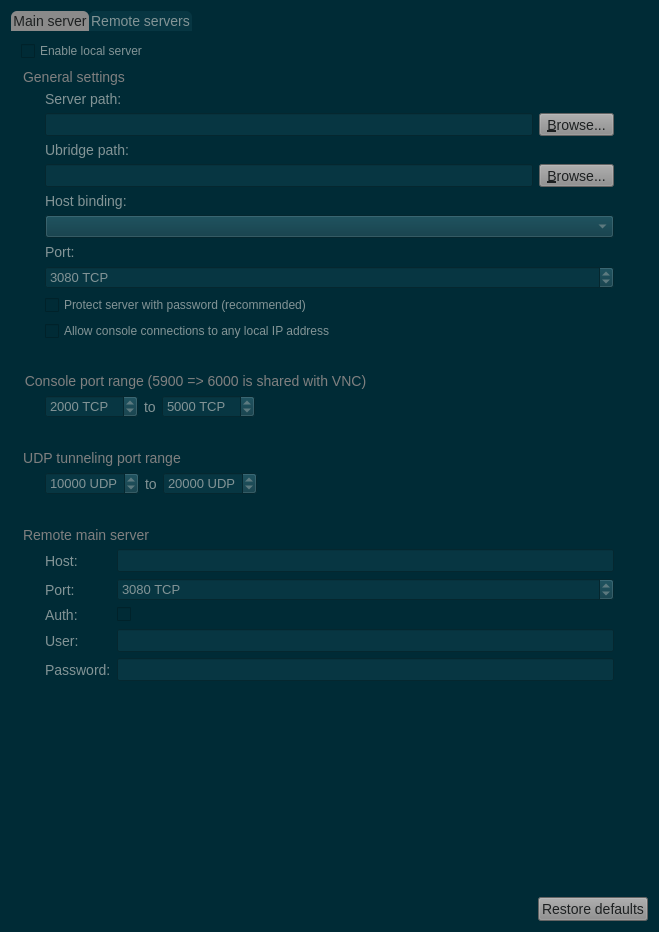
<?xml version="1.0" encoding="UTF-8"?>
<ui version="4.0">
 <class>ServerPreferencesPageWidget</class>
 <widget class="QWidget" name="ServerPreferencesPageWidget">
  <property name="geometry">
   <rect>
    <x>0</x>
    <y>0</y>
    <width>659</width>
    <height>932</height>
   </rect>
  </property>
  <property name="sizePolicy">
   <sizepolicy hsizetype="MinimumExpanding" vsizetype="MinimumExpanding">
    <horstretch>0</horstretch>
    <verstretch>0</verstretch>
   </sizepolicy>
  </property>
  <property name="minimumSize">
   <size>
    <width>0</width>
    <height>0</height>
   </size>
  </property>
  <property name="windowTitle">
   <string>Server</string>
  </property>
  <property name="styleSheet">
   <string notr="true">QWidget{
	background-color: #002b36;
}
QMenuBar::item{
	background-color: #002b36;
}
QDockWidget::title{
	background: #073642;
	padding-left: 5px;
}
QDockWidget, QMenuBar{
    color: #839496;
    font: bold 14px;
}
QTextEdit, QPlainTextEdit, QLineEdit, QSpinBox, QComboBox {
  background-color: #073642;
  font: 13px;
  color: #839496;
}
QTextEdit#uiConsoleTextEdit {
  background-color: #002b36;
  color: #839496;
  font: 13px;
}
QTabWidget {
	font: 14px;
	border-top: 2px;
}
QTabBar::tab {
    background: #073642;
    color: #839496;
    min-width: 8ex;
    padding: 2px;
	border-top-right-radius: 6px;
	border-top-left-radius: 6px;
}
QTabBar::tab:selected {
    background: #8a8a8a;
	color: #1d2021;
}
QGroupBox {
    color: #808080;
    font: 14px;
    padding: 15px;
    border-style: none;
}
QMainWindow::separator {
	background: #073642;
	width: 1px;
	height: 1px;
}
QComboBox {
	selection-background-color: #d75f00;
	selection-color: #1c1c1c;
}

QToolBar{
	background: #073642;
	border: 0px;
}
QPushButton {
	background-color: #8a8a8a;
    color: #1d2021;
	font: 14px;
}
QToolButton {
	background-color: #8a8a8a;
    color: #1d2021;
	font: 14px;
}
QTreeWidget, QListWidget {
	background-color: #002b36;
	color: #839496;
    alternate-background-color: #073642;
	font: 14px;
}
QTreeWidget#uiTreeWidget {
	background-color: #073642;
	color: #839496;
	font: bold 16px;
}
QTreeWidget::item:selected, QTreeWidget::item:hover, QMenu::item:selected,QToolButton::hover,QPushButton::hover,QTabBar::tab:hover {
	background-color: #d75f00;
	color: #1c1c1c;
}
QMenu {
	background-color: #002b36;
    color: #839496;
}
QLabel {
	color: #839496;
	font: 14px;
}
QLabel#uiTitleLabel {
	color: #839496;
	font: bold 16px;
}

QAbstractScrollArea::corner {
    background: #002b36;
}
QScrollBar::handle:horizontal {
    background: #073642;
    min-width: 20px;
}
QScrollBar::handle:vertical {
    background: #073642;
    min-width: 20px;
}
QScrollBar:vertical {
    width: 6px;
}
QScrollBar:horizontal {
    height: 6px;
}
QScrollBar::up-arrow:vertical, QScrollBar::down-arrow:vertical, QScrollBar::down-arrow:horizontal, QScrollBar::up-arrow:horizontal { 
	border: 0px;
    height: 0px; 
    width: 0px; 
}
         
QScrollBar::add-page:horizontal, QScrollBar::sub-page:horizontal, QScrollBar::add-page:vertical, QScrollBar::sub-page:vertical {
  background: none
}
QStatusBar {
	background-color: #073642;
	color: #839496;
}

QRadioButton, QCheckBox {
  color: #839496;
}
QRadioButton::disabled, QCheckBox::disabled {
  color: gray;
}


</string>
  </property>
  <layout class="QVBoxLayout" name="verticalLayout_2">
   <item>
    <widget class="QTabWidget" name="uiServerPreferenceTabWidget">
     <property name="sizePolicy">
      <sizepolicy hsizetype="MinimumExpanding" vsizetype="MinimumExpanding">
       <horstretch>0</horstretch>
       <verstretch>0</verstretch>
      </sizepolicy>
     </property>
     <property name="maximumSize">
      <size>
       <width>16777215</width>
       <height>16777215</height>
      </size>
     </property>
     <property name="currentIndex">
      <number>0</number>
     </property>
     <widget class="QWidget" name="uiLocalTabWidget">
      <property name="sizePolicy">
       <sizepolicy hsizetype="Preferred" vsizetype="MinimumExpanding">
        <horstretch>0</horstretch>
        <verstretch>0</verstretch>
       </sizepolicy>
      </property>
      <attribute name="title">
       <string>Main server</string>
      </attribute>
      <layout class="QVBoxLayout" name="verticalLayout_3">
       <property name="margin">
        <number>10</number>
       </property>
       <item>
        <widget class="QCheckBox" name="uiLocalServerAutoStartCheckBox">
         <property name="sizePolicy">
          <sizepolicy hsizetype="Minimum" vsizetype="Fixed">
           <horstretch>0</horstretch>
           <verstretch>0</verstretch>
          </sizepolicy>
         </property>
         <property name="minimumSize">
          <size>
           <width>0</width>
           <height>0</height>
          </size>
         </property>
         <property name="text">
          <string>Enable local server</string>
         </property>
         <property name="checked">
          <bool>false</bool>
         </property>
        </widget>
       </item>
       <item>
        <widget class="QGroupBox" name="uiGeneralSettingsGroupBox">
         <property name="title">
          <string>General settings</string>
         </property>
         <layout class="QGridLayout" name="gridLayout">
          <property name="sizeConstraint">
           <enum>QLayout::SetMinimumSize</enum>
          </property>
          <item row="1" column="0">
           <widget class="QLabel" name="uiLocalServerPathLabel">
            <property name="text">
             <string>Server path:</string>
            </property>
           </widget>
          </item>
          <item row="2" column="0">
           <layout class="QHBoxLayout" name="horizontalLayout">
            <item>
             <widget class="QLineEdit" name="uiLocalServerPathLineEdit"/>
            </item>
            <item>
             <widget class="QToolButton" name="uiLocalServerToolButton">
              <property name="text">
               <string>&amp;Browse...</string>
              </property>
              <property name="toolButtonStyle">
               <enum>Qt::ToolButtonTextOnly</enum>
              </property>
             </widget>
            </item>
           </layout>
          </item>
          <item row="3" column="0">
           <widget class="QLabel" name="uiUbridgePathLabel">
            <property name="text">
             <string>Ubridge path:</string>
            </property>
           </widget>
          </item>
          <item row="4" column="0">
           <layout class="QHBoxLayout" name="horizontalLayout_5">
            <item>
             <widget class="QLineEdit" name="uiUbridgePathLineEdit"/>
            </item>
            <item>
             <widget class="QToolButton" name="uiUbridgeToolButton">
              <property name="text">
               <string>&amp;Browse...</string>
              </property>
              <property name="toolButtonStyle">
               <enum>Qt::ToolButtonTextOnly</enum>
              </property>
             </widget>
            </item>
           </layout>
          </item>
          <item row="5" column="0">
           <widget class="QLabel" name="uiLocalServerHostLabel">
            <property name="text">
             <string>Host binding:</string>
            </property>
           </widget>
          </item>
          <item row="6" column="0">
           <widget class="QComboBox" name="uiLocalServerHostComboBox"/>
          </item>
          <item row="7" column="0">
           <widget class="QLabel" name="uiLocalServerPortLabel">
            <property name="text">
             <string>Port:</string>
            </property>
           </widget>
          </item>
          <item row="8" column="0">
           <widget class="QSpinBox" name="uiLocalServerPortSpinBox">
            <property name="suffix">
             <string notr="true"> TCP</string>
            </property>
            <property name="maximum">
             <number>65535</number>
            </property>
            <property name="value">
             <number>3080</number>
            </property>
           </widget>
          </item>
          <item row="10" column="0">
           <widget class="QCheckBox" name="uiConsoleConnectionsToAnyIPCheckBox">
            <property name="text">
             <string>Allow console connections to any local IP address</string>
            </property>
           </widget>
          </item>
          <item row="9" column="0">
           <widget class="QCheckBox" name="uiLocalServerAuthCheckBox">
            <property name="text">
             <string>Protect server with password (recommended)</string>
            </property>
           </widget>
          </item>
         </layout>
        </widget>
       </item>
       <item>
        <widget class="QGroupBox" name="uiConsolePortRangeGroupBox">
         <property name="title">
          <string>Console port range (5900 =&gt; 6000 is shared with VNC)</string>
         </property>
         <layout class="QGridLayout" name="gridLayout_4">
          <item row="0" column="0">
           <widget class="QSpinBox" name="uiConsoleStartPortSpinBox">
            <property name="suffix">
             <string notr="true"> TCP</string>
            </property>
            <property name="maximum">
             <number>65535</number>
            </property>
            <property name="value">
             <number>2000</number>
            </property>
           </widget>
          </item>
          <item row="0" column="1">
           <widget class="QLabel" name="uiConsolePortRangeLabel">
            <property name="text">
             <string>to</string>
            </property>
           </widget>
          </item>
          <item row="0" column="2">
           <widget class="QSpinBox" name="uiConsoleEndPortSpinBox">
            <property name="suffix">
             <string notr="true"> TCP</string>
            </property>
            <property name="maximum">
             <number>65535</number>
            </property>
            <property name="value">
             <number>5000</number>
            </property>
           </widget>
          </item>
          <item row="0" column="3">
           <spacer name="horizontalSpacer_2">
            <property name="orientation">
             <enum>Qt::Horizontal</enum>
            </property>
            <property name="sizeHint" stdset="0">
             <size>
              <width>225</width>
              <height>20</height>
             </size>
            </property>
           </spacer>
          </item>
         </layout>
        </widget>
       </item>
       <item>
        <widget class="QGroupBox" name="uiUDPPortRangeGroupBox">
         <property name="title">
          <string>UDP tunneling port range</string>
         </property>
         <layout class="QHBoxLayout" name="horizontalLayout_8">
          <item>
           <widget class="QSpinBox" name="uiUDPStartPortSpinBox">
            <property name="suffix">
             <string notr="true"> UDP</string>
            </property>
            <property name="maximum">
             <number>65535</number>
            </property>
            <property name="value">
             <number>10000</number>
            </property>
           </widget>
          </item>
          <item>
           <widget class="QLabel" name="uiUDPPortRangeLabel">
            <property name="text">
             <string>to</string>
            </property>
           </widget>
          </item>
          <item>
           <widget class="QSpinBox" name="uiUDPEndPortSpinBox">
            <property name="suffix">
             <string notr="true"> UDP</string>
            </property>
            <property name="maximum">
             <number>65535</number>
            </property>
            <property name="value">
             <number>20000</number>
            </property>
           </widget>
          </item>
          <item>
           <spacer name="horizontalSpacer_4">
            <property name="orientation">
             <enum>Qt::Horizontal</enum>
            </property>
            <property name="sizeHint" stdset="0">
             <size>
              <width>40</width>
              <height>20</height>
             </size>
            </property>
           </spacer>
          </item>
         </layout>
        </widget>
       </item>
       <item>
        <widget class="QGroupBox" name="uiRemoteMainServerGroupBox">
         <property name="title">
          <string>Remote main server</string>
         </property>
         <layout class="QFormLayout" name="formLayout">
          <property name="fieldGrowthPolicy">
           <enum>QFormLayout::ExpandingFieldsGrow</enum>
          </property>
          <item row="0" column="0">
           <widget class="QLabel" name="label_2">
            <property name="text">
             <string>Host:</string>
            </property>
           </widget>
          </item>
          <item row="0" column="1">
           <widget class="QLineEdit" name="uiRemoteMainServerHostLineEdit"/>
          </item>
          <item row="1" column="0">
           <widget class="QLabel" name="label_3">
            <property name="text">
             <string>Port:</string>
            </property>
           </widget>
          </item>
          <item row="1" column="1">
           <widget class="QSpinBox" name="uiRemoteMainServerPortSpinBox">
            <property name="sizePolicy">
             <sizepolicy hsizetype="Expanding" vsizetype="Preferred">
              <horstretch>0</horstretch>
              <verstretch>0</verstretch>
             </sizepolicy>
            </property>
            <property name="suffix">
             <string> TCP</string>
            </property>
            <property name="maximum">
             <number>65535</number>
            </property>
            <property name="value">
             <number>3080</number>
            </property>
           </widget>
          </item>
          <item row="3" column="0">
           <widget class="QLabel" name="label">
            <property name="text">
             <string>Auth:</string>
            </property>
           </widget>
          </item>
          <item row="3" column="1">
           <widget class="QCheckBox" name="uiRemoteMainServerAuthCheckBox">
            <property name="text">
             <string/>
            </property>
           </widget>
          </item>
          <item row="4" column="0">
           <widget class="QLabel" name="label_4">
            <property name="text">
             <string>User:</string>
            </property>
           </widget>
          </item>
          <item row="4" column="1">
           <widget class="QLineEdit" name="uiRemoteMainServerUserLineEdit"/>
          </item>
          <item row="5" column="0">
           <widget class="QLabel" name="label_5">
            <property name="text">
             <string>Password:</string>
            </property>
           </widget>
          </item>
          <item row="5" column="1">
           <widget class="QLineEdit" name="uiRemoteMainServerPasswordLineEdit">
            <property name="echoMode">
             <enum>QLineEdit::Password</enum>
            </property>
           </widget>
          </item>
         </layout>
        </widget>
       </item>
       <item>
        <spacer name="verticalSpacer">
         <property name="orientation">
          <enum>Qt::Vertical</enum>
         </property>
         <property name="sizeHint" stdset="0">
          <size>
           <width>20</width>
           <height>5</height>
          </size>
         </property>
        </spacer>
       </item>
      </layout>
      <zorder>uiGeneralSettingsGroupBox</zorder>
      <zorder>uiConsolePortRangeGroupBox</zorder>
      <zorder>uiUDPPortRangeGroupBox</zorder>
      <zorder>uiLocalServerAutoStartCheckBox</zorder>
      <zorder>verticalSpacer</zorder>
      <zorder>uiRemoteMainServerGroupBox</zorder>
     </widget>
     <widget class="QWidget" name="uiRemoteTabWidget">
      <property name="sizePolicy">
       <sizepolicy hsizetype="Preferred" vsizetype="MinimumExpanding">
        <horstretch>0</horstretch>
        <verstretch>0</verstretch>
       </sizepolicy>
      </property>
      <attribute name="title">
       <string>Remote servers</string>
      </attribute>
      <layout class="QGridLayout" name="gridLayout_5">
       <property name="margin">
        <number>10</number>
       </property>
       <item row="0" column="0" colspan="2">
        <widget class="QTreeWidget" name="uiRemoteServersTreeWidget">
         <property name="sizePolicy">
          <sizepolicy hsizetype="MinimumExpanding" vsizetype="MinimumExpanding">
           <horstretch>0</horstretch>
           <verstretch>0</verstretch>
          </sizepolicy>
         </property>
         <property name="columnCount">
          <number>5</number>
         </property>
         <column>
          <property name="text">
           <string>Name</string>
          </property>
         </column>
         <column>
          <property name="text">
           <string notr="true">Protocol</string>
          </property>
         </column>
         <column>
          <property name="text">
           <string notr="true">Host</string>
          </property>
         </column>
         <column>
          <property name="text">
           <string notr="true">Port</string>
          </property>
         </column>
         <column>
          <property name="text">
           <string>User</string>
          </property>
         </column>
        </widget>
       </item>
       <item row="1" column="0" colspan="2">
        <layout class="QHBoxLayout" name="horizontalLayout_3">
         <item>
          <widget class="QPushButton" name="uiAddRemoteServerPushButton">
           <property name="text">
            <string>&amp;Add</string>
           </property>
          </widget>
         </item>
         <item>
          <widget class="QPushButton" name="uiUpdateRemoteServerPushButton">
           <property name="enabled">
            <bool>false</bool>
           </property>
           <property name="text">
            <string>Edit</string>
           </property>
          </widget>
         </item>
         <item>
          <widget class="QPushButton" name="uiDeleteRemoteServerPushButton">
           <property name="enabled">
            <bool>false</bool>
           </property>
           <property name="text">
            <string>&amp;Delete</string>
           </property>
          </widget>
         </item>
         <item>
          <spacer name="horizontalSpacer_3">
           <property name="orientation">
            <enum>Qt::Horizontal</enum>
           </property>
           <property name="sizeHint" stdset="0">
            <size>
             <width>40</width>
             <height>20</height>
            </size>
           </property>
          </spacer>
         </item>
        </layout>
       </item>
       <item row="3" column="0">
        <spacer name="verticalSpacer_3">
         <property name="orientation">
          <enum>Qt::Vertical</enum>
         </property>
         <property name="sizeHint" stdset="0">
          <size>
           <width>20</width>
           <height>5</height>
          </size>
         </property>
        </spacer>
       </item>
       <item row="2" column="0">
        <widget class="QLabel" name="label_7">
         <property name="text">
          <string>Note: Changes are not visible in other part of the settings or application until you apply them.</string>
         </property>
        </widget>
       </item>
      </layout>
      <zorder>uiRemoteServersTreeWidget</zorder>
      <zorder>verticalSpacer_3</zorder>
      <zorder>label_7</zorder>
     </widget>
    </widget>
   </item>
   <item>
    <layout class="QHBoxLayout" name="horizontalLayout_2">
     <item>
      <spacer name="horizontalSpacer">
       <property name="orientation">
        <enum>Qt::Horizontal</enum>
       </property>
       <property name="sizeHint" stdset="0">
        <size>
         <width>40</width>
         <height>20</height>
        </size>
       </property>
      </spacer>
     </item>
     <item>
      <widget class="QPushButton" name="uiRestoreDefaultsPushButton">
       <property name="text">
        <string>Restore defaults</string>
       </property>
      </widget>
     </item>
    </layout>
   </item>
  </layout>
 </widget>
 <tabstops>
  <tabstop>uiServerPreferenceTabWidget</tabstop>
  <tabstop>uiLocalServerAutoStartCheckBox</tabstop>
  <tabstop>uiLocalServerPathLineEdit</tabstop>
  <tabstop>uiLocalServerToolButton</tabstop>
  <tabstop>uiUbridgePathLineEdit</tabstop>
  <tabstop>uiUbridgeToolButton</tabstop>
  <tabstop>uiLocalServerHostComboBox</tabstop>
  <tabstop>uiLocalServerPortSpinBox</tabstop>
  <tabstop>uiLocalServerAuthCheckBox</tabstop>
  <tabstop>uiConsoleConnectionsToAnyIPCheckBox</tabstop>
  <tabstop>uiConsoleStartPortSpinBox</tabstop>
  <tabstop>uiConsoleEndPortSpinBox</tabstop>
  <tabstop>uiUDPStartPortSpinBox</tabstop>
  <tabstop>uiUDPEndPortSpinBox</tabstop>
  <tabstop>uiRestoreDefaultsPushButton</tabstop>
  <tabstop>uiRemoteServersTreeWidget</tabstop>
  <tabstop>uiAddRemoteServerPushButton</tabstop>
  <tabstop>uiDeleteRemoteServerPushButton</tabstop>
 </tabstops>
 <resources/>
 <connections/>
 <designerdata>
  <property name="gridDeltaX">
   <number>10</number>
  </property>
  <property name="gridDeltaY">
   <number>10</number>
  </property>
  <property name="gridSnapX">
   <bool>true</bool>
  </property>
  <property name="gridSnapY">
   <bool>true</bool>
  </property>
  <property name="gridVisible">
   <bool>true</bool>
  </property>
 </designerdata>
</ui>
